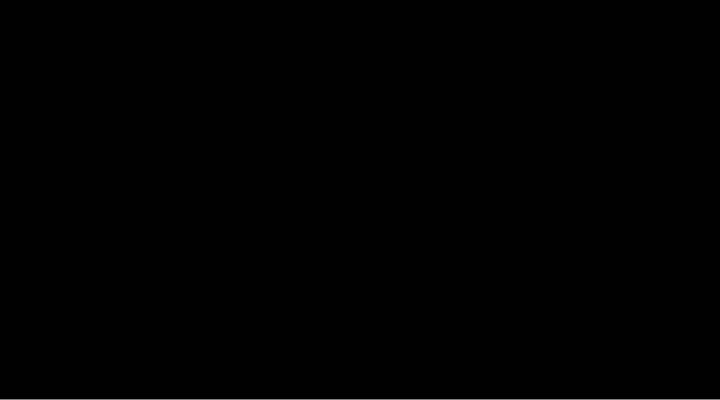
Frame 1 (no input)
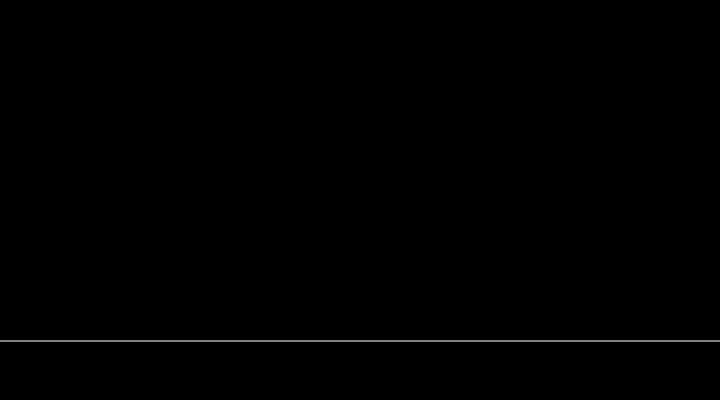
Frame 60 (no input)
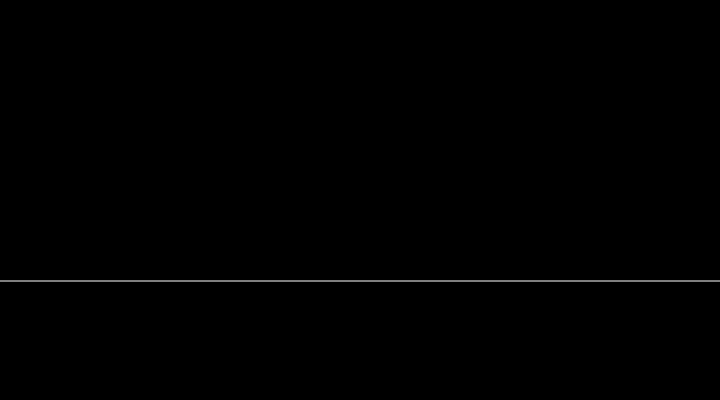
Frame 120 (the mouse pressed at the canvas centre since frame 60)

The p5.js sketch that drew these frames (run headless with seeded random() and noise() and a simulated clock; from frame 60 on, the mouse is pressed at the canvas centre):

// p5.js sketch
// ── sketch.js
let y = 0;

function setup() {
  createCanvas(720, 400);
  stroke(255);
  frameRate(30);
}

function draw() {
  background(0);
  y = y - 1;
  if (y < 0) {
    y = height;
  }
  line(0, y, width, y);
}
